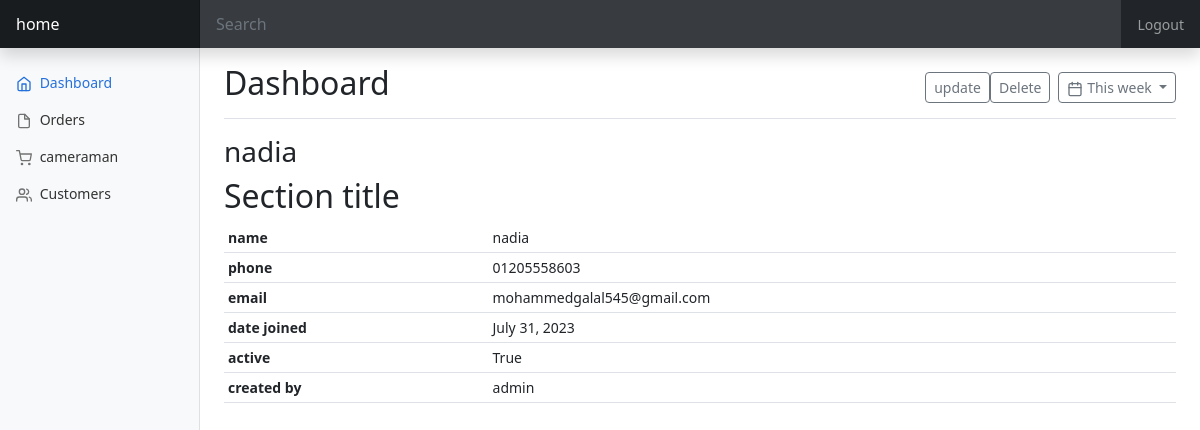
The app's page /client/1 (signed in) with its own data.
### website/models.py (models this page shows, shortened)
class Client(models.Model):
    id          = models.AutoField(primary_key=True)
    name        = models.CharField(max_length=30,blank=True, null=True,unique=True)
    phone       = models.CharField(max_length=15)
    email       = models.CharField(max_length=255, blank=True, null=True)
    date_joined = models.DateField(auto_now_add=True)
    is_active   = models.BooleanField(default=True)
    created_by  = models.ForeignKey(User, on_delete=models.CASCADE)

### website/views.py (the view)
# urls.py: path('client/<pk>',client_detail.as_view(),name='client_detail'),
@method_decorator(login_required , name='dispatch')
class client_detail(DetailView):
    model = Client
    context_object_name = 'form'
    template_name = 'client_detail.html'

### website/templates/client_detail.html (shortened to what this page needs)
{%load static %}
  <!doctype html>
  <html lang="en">
    <head>
  <link href="/CMMS/static/bootstrap.min.css" rel="stylesheet">
      <link href="/CMMS/static/dashboard.css" rel="stylesheet">
    </head>
    <body>
  <header class="navbar navbar-dark sticky-top bg-dark flex-md-nowrap p-0 shadow">
    <a class="navbar-brand col-md-3 col-lg-2 me-0 px-3 fs-6" href="{%url 'home'%}">home</a>
    <input class="form-control form-control-dark w-100 rounded-0 border-0" type="text" placeholder="Search" aria-label="Search">
    <div class="navbar-nav">
      <div class="nav-item text-nowrap">
        {%if request.user.is_authenticated %}
         <a  class="nav-link px-3" href="{% url 'logout' %}">Logout</a>
        {%else%}
          <a  class="nav-link px-3" href="{% url 'login' %}">Login</a>
        {%endif%}
      </div>
    </div>
  </header>
    <nav id="sidebarMenu" class="col-md-3 col-lg-2 d-md-block bg-light sidebar collapse">
      <div class="position-sticky pt-3 sidebar-sticky">
        <ul class="nav flex-column">
          <li class="nav-item">
            <a class="nav-link active" aria-current="page" href="{%url 'home'%}">
              <span data-feather="home" class="align-text-bottom"></span>
              Dashboard
            </a>
          </li>
          <li class="nav-item">
            <a class="nav-link" href="{%url 'order'%}">
              <span data-feather="file" class="align-text-bottom"></span>
              Orders
            </a>
          </li>
          <li class="nav-item">
            <a class="nav-link" href="{%url 'cameraman'%}">
              <span data-feather="shopping-cart" class="align-text-bottom"></span>
              cameraman
            </a>
          </li>
          <li class="nav-item">
            <a class="nav-link" href="{%url 'client'%}">
              <span data-feather="users" class="align-text-bottom"></span>
              Customers
            </a>
          </li>
        </ul>
      </div>
    </nav>
    <main class="col-md-9 ms-sm-auto col-lg-10 px-md-4" >
      <div class="d-flex justify-content-between flex-wrap flex-md-nowrap align-items-center pt-3 pb-2 mb-3 border-bottom">
        <h1 class="h2">Dashboard</h1>
        <div class="btn-toolbar mb-2 mb-md-0">
          <div class="btn-group me-2">
            <a href="{%url 'client_update' form.id%}">
             <button type="button" class="btn btn-sm btn-outline-secondary">update</button>
            </a>
            <a href="{%url 'client_delete' form.id%}">
             <button type="button" class="btn btn-sm btn-outline-secondary">Delete</button>
             </a>
          </div>
          <button type="button" class="btn btn-sm btn-outline-secondary dropdown-toggle">
            <span data-feather="calendar" class="align-text-bottom"></span>
            This week
          </button>
        </div>
      </div>
         <h3>{{form.name}} </h3>
         <h2>Section title</h2>
         <div class="table-responsive" width="900" height="380">
           <table class="table table-striped table-sm">
             <thead>
               <tr>
                 <th>name</th>
                   <td>{{form.name}}</td>
                </tr>
                <TR>
                 <th>phone</th>
                  <td>{{form.phone}}</td>
                </TR>
                <tr>
                 <th>email</th>
                 <td>{{form.email}}</td>
                </tr>
                 <tr>
                    <th>date joined</th>
                   <td> {{form.date_joined}}</td>
                </tr>
                <tr>
                    <th>active</th>
                    <td>{{form.is_active}}</td>
                </tr>
                 <tr>
                    <th>created by</th>
                    <td>{{form.created_by}}</td>
                 </tr>
             </thead>
        </div>
    </main>
    </body>
  </html>

### CMMS/static/dashboard.css (style rules this page uses)
body { font-size: .875rem; }
.feather { width: 16px; height: 16px; }
.sidebar { position: fixed; top: 0; bottom: 0; left: 0; z-index: 100; padding: 48px 0 0; box-shadow: inset -1px 0 0 rgba(0, 0, 0, .1); }
.sidebar-sticky { height: calc(100vh - 48px); overflow-x: hidden; overflow-y: auto; }
.sidebar .nav-link { font-weight: 500; color: #333; }
.sidebar .nav-link .feather { margin-right: 4px; color: #727272; }
.sidebar .nav-link.active { color: #2470dc; }
.sidebar .nav-link:hover .feather, .sidebar .nav-link.active .feather { color: inherit; }
.navbar-brand { padding-top: .75rem; padding-bottom: .75rem; background-color: rgba(0, 0, 0, .25); box-shadow: inset -1px 0 0 rgba(0, 0, 0, .25); }
.navbar .form-control { padding: .75rem 1rem; }
.form-control-dark { color: #fff; background-color: rgba(255, 255, 255, .1); border-color: rgba(255, 255, 255, .1); }

### records on screen
Client: name "nadia", phone "01205558603", email "mohammedgalal545@gmail.com", date_joined "July 31, 2023", is_active "True", created_by "admin"
